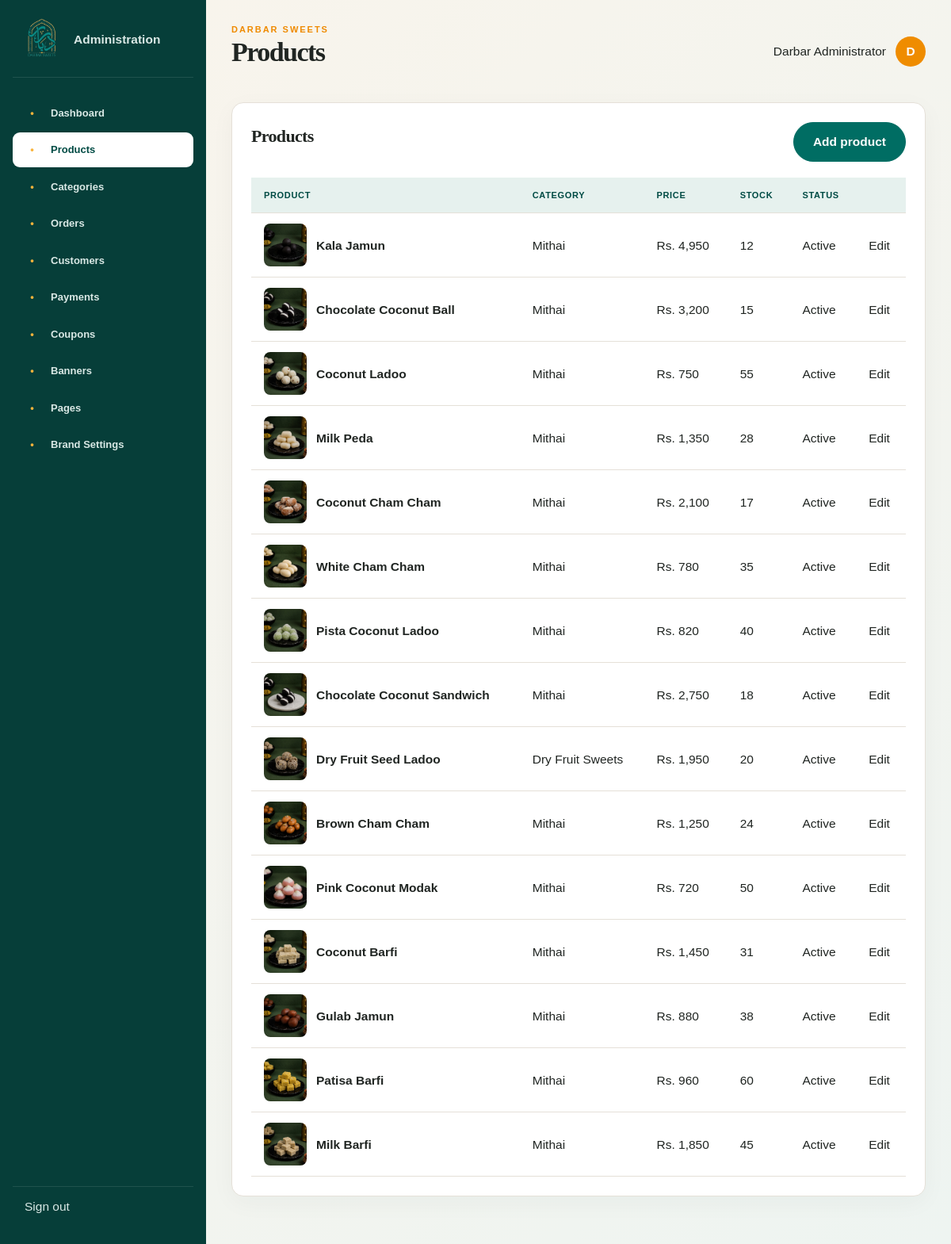
/admin/index.php?section=products (signed in), run on the app's committed database.
### tables this page shows
CREATE TABLE products(id INT UNSIGNED AUTO_INCREMENT PRIMARY KEY,category_id INT UNSIGNED,name VARCHAR(160) NOT NULL,slug VARCHAR(180) UNIQUE,sku VARCHAR(60) UNIQUE,short_description VARCHAR(255),description TEXT,ingredients TEXT,allergens TEXT,price DECIMAL(12,2) NOT NULL,compare_price DECIMAL(12,2),stock INT DEFAULT 0,image VARCHAR(255),is_featured TINYINT(1) DEFAULT 0,is_active TINYINT(1) DEFAULT 1,created_at TIMESTAMP DEFAULT CURRENT_TIMESTAMP,updated_at TIMESTAMP DEFAULT CURRENT_TIMESTAMP ON UPDATE CURRENT_TIMESTAMP,INDEX idx_product_category(category_id),FOREIGN KEY(category_id) REFERENCES categories(id) ON DELETE SET NULL);

CREATE TABLE categories(id INT UNSIGNED AUTO_INCREMENT PRIMARY KEY,name VARCHAR(100) NOT NULL,slug VARCHAR(120) UNIQUE,image VARCHAR(255),description TEXT,sort_order INT DEFAULT 0,is_featured TINYINT(1) DEFAULT 0,is_active TINYINT(1) DEFAULT 1);

### admin/index.php (the view, shortened to what this page needs)
<?php
session_name('darbar_admin');session_start();require dirname(__DIR__).'/includes/db.php';
function ae($v):string{return htmlspecialchars((string)$v,ENT_QUOTES,'UTF-8');}
?><?php
$section=preg_replace('/[^a-z-]/','',$_GET['section']??'dashboard');$labels=['dashboard'=>'Dashboard','products'=>'Products','categories'=>'Categories','orders'=>'Orders','customers'=>'Customers','payments'=>'Payments','coupons'=>'Coupons','banners'=>'Banners','pages'=>'Pages','settings'=>'Brand Settings'];$title=$labels[$section]??'Dashboard';$editId=(int)($_GET['edit']??0);
$stats=['orders'=>0,'revenue'=>0,'customers'=>0,'pending'=>0,'products'=>0,'low_stock'=>0,'average'=>0,'paid'=>0];
if($pdo){
 $stats['orders']=$pdo->query('SELECT COUNT(*) FROM orders')->fetchColumn();
 $stats['revenue']=$pdo->query("SELECT COALESCE(SUM(total),0) FROM orders WHERE status!='cancelled'")->fetchColumn();
 $stats['customers']=$pdo->query('SELECT COUNT(*) FROM users')->fetchColumn();
 $stats['pending']=$pdo->query("SELECT COUNT(*) FROM orders WHERE status='pending'")->fetchColumn();
 $stats['products']=$pdo->query('SELECT COUNT(*) FROM products WHERE is_active=1')->fetchColumn();
 $stats['low_stock']=$pdo->query('SELECT COUNT(*) FROM products WHERE is_active=1 AND stock<=10')->fetchColumn();
 $stats['average']=$pdo->query("SELECT COALESCE(AVG(total),0) FROM orders WHERE status!='cancelled'")->fetchColumn();
 $stats['paid']=$pdo->query("SELECT COALESCE(SUM(amount),0) FROM payments WHERE status='paid'")->fetchColumn();
}
?><!doctype html><html><head><meta charset="utf-8"><meta name="viewport" content="width=device-width"><link rel="stylesheet" href="../assets/css/style.css"><link rel="stylesheet" href="style.css"><title><?=ae($title)?> · Darbar Admin</title></head><body class="admin-shell"><aside class="admin-sidebar"><a class="admin-logo" href="index.php"><img src="../uploads/logo/darbar-sweets-logo.png"><span>Administration</span></a><nav><?php foreach($labels as $k=>$v):?><a class="<?=$section===$k?'active':''?>" href="?section=<?=$k?>"><i>•</i><?=$v?></a><?php endforeach?></nav><a class="logout" href="?logout=1">Sign out</a></aside><main class="admin-main"><header class="admin-top"><div><span class="eyebrow">Darbar Sweets</span><h1><?=ae($title)?></h1></div><div class="admin-user"><span><?=ae($_SESSION['admin_name'])?></span><b><?=ae(substr($_SESSION['admin_name'],0,1))?></b></div></header><?php if($flash):?><p class="admin-notice success"><?=ae($flash)?></p><?php endif?><?php if($error):?><p class="admin-notice error"><?=ae($error)?></p><?php endif?>
<?php if($section==='dashboard'):?><div class="stats"><?php foreach([['Total orders',$stats['orders']],['Total revenue','Rs. '.number_format((float)$stats['revenue'])],['Customers',$stats['customers']],['Pending orders',$stats['pending']],['Active products',$stats['products']],['Low stock',$stats['low_stock']],['Average order','Rs. '.number_format((float)$stats['average'])],['Paid amount','Rs. '.number_format((float)$stats['paid'])]] as $s):?><article><span><?=$s[0]?></span><strong><?=$s[1]?></strong></article><?php endforeach?></div><section class="panel"><h2>Live website control</h2><p><?=$pdo?'Connected to MySQL database <strong>darbar_sweets</strong>. Products, categories, banners, orders, customers, coupons and branding saved here publish directly to the storefront.':'Database connection failed. Check includes/db.php and confirm MySQL is running.'?></p></section>
<?php elseif($section==='products'):$rows=$pdo->query('SELECT p.*,c.name category FROM products p LEFT JOIN categories c ON c.id=p.category_id ORDER BY p.id DESC')->fetchAll();$cats=$pdo->query('SELECT id,name FROM categories ORDER BY sort_order')->fetchAll();$edit=null;foreach($rows as $r)if($r['id']===$editId)$edit=$r;?><section class="panel"><div class="panel-head"><h2>Products</h2><a class="btn" href="?section=products&edit=-1">Add product</a></div><div class="responsive-table"><table><thead><tr><th>Product</th><th>Category</th><th>Price</th><th>Stock</th><th>Status</th><th></th></tr></thead><tbody><?php foreach($rows as $r):?><tr><td><div class="table-product"><img src="../<?=ae($r['image'])?>"><b><?=ae($r['name'])?></b></div></td><td><?=ae($r['category'])?></td><td>Rs. <?=number_format((float)$r['price'])?></td><td><?=$r['stock']?></td><td><?=$r['is_active']?'Active':'Hidden'?></td><td><a href="?section=products&edit=<?=$r['id']?>">Edit</a></td></tr><?php endforeach?></tbody></table></div></section><?php if($editId):?><?=$edit?'Edit':'Add'?> <?=token()?><?=$edit['id']??0?><?=ae($edit['image']??'')?><?=ae($edit['name']??'')?><?=ae($edit['slug']??'')?><?=ae($edit['sku']??'')?><?php foreach($cats as $c):?><?=$c['id']?> <?=($edit['category_id']??0)==$c['id']?'selected':''?><?=ae($c['name'])?><?php endforeach?><?=ae($edit['price']??0)?><?=ae($edit['compare_price']??'')?><?=ae($edit['stock']??0)?><?=ae($edit['short_description']??'')?> <?=($edit['is_featured']??0)?'checked':''?> <?=($edit['is_active']??1)?'checked':''?><?php endif?>
<?php endif?></main></body></html>

### assets/css/style.css (style rules this page uses)
:root { --color-primary:#006d63;--color-primary-deep:#004b44;--color-secondary:#ef8c00;--color-accent:#d7a52a;--color-dark:#202522;--color-muted:#69716d;--color-light-bg:#faf7f2;--color-surface:#fff;--color-border:#e5e0d8;--color-success:#2e7d32;--color-danger:#c62828;--shadow:0 20px 60px rgba(29,44,37,.1);--radius:18px;--font-head:"Playfair Display",serif;--font-body:"DM Sans",sans-serif }
* { box-sizing:border-box }
html { scroll-behavior:smooth }
body { margin:0;color:var(--color-dark);background:var(--color-light-bg);font:15.5px/1.65 var(--font-body);-webkit-font-smoothing:antialiased }
img { max-width:100%;display:block }
a { color:inherit;text-decoration:none }
h1,h2,h3 { font-family:var(--font-head);line-height:1.15;margin:0 0 16px }
h1 { font-size:clamp(42px,6vw,78px);letter-spacing:-.045em }
h2 { font-size:clamp(30px,4vw,48px);letter-spacing:-.03em }
.eyebrow { text-transform:uppercase;letter-spacing:.18em;font-weight:700;color:var(--color-secondary);font-size:11px;display:block;margin-bottom:14px }
.btn { display:inline-flex;align-items:center;justify-content:center;min-height:50px;padding:0 24px;border:1px solid var(--color-primary);border-radius:100px;background:var(--color-primary);color:#fff;font-weight:700;cursor:pointer;transition:.22s transform,.22s background,.22s box-shadow }
.responsive-table { overflow:auto }

### admin/style.css (style rules this page uses)
.admin-shell { background:#f3f5f3 }
.admin-sidebar { position:fixed;inset:0 auto 0 0;width:260px;background:#063e39;color:#d9e8e5;padding:22px 16px;display:flex;flex-direction:column }
.admin-logo { display:flex;align-items:center;gap:12px;padding:0 10px 20px;border-bottom:1px solid rgba(255,255,255,.1) }
.admin-logo img { width:55px;height:55px;object-fit:contain;mix-blend-mode:screen }
.admin-logo span { font-weight:700 }
.admin-sidebar nav { padding:20px 0;overflow:auto }
.admin-sidebar nav a { display:flex;align-items:center;gap:13px;padding:11px 14px;margin:3px 0;border-radius:9px;font-weight:600;font-size:13px }
.admin-sidebar nav a i { width:21px;text-align:center;font-style:normal;color:#f9b33b }
.admin-sidebar nav a:hover,.admin-sidebar nav a.active { background:#fff;color:var(--color-primary-deep) }
.logout { margin-top:auto;padding:12px 15px;border-top:1px solid rgba(255,255,255,.1) }
.admin-main { margin-left:260px;padding:28px 32px 60px }
.admin-top { display:flex;align-items:center;justify-content:space-between;margin-bottom:28px }
.admin-top h1 { font-size:34px }
.admin-top .eyebrow { margin:0 }
.admin-user { display:flex;align-items:center;gap:12px }
.admin-user b { display:grid;place-items:center;width:38px;height:38px;border-radius:50%;background:var(--color-secondary);color:#fff }
.stats article,.panel { background:#fff;border:1px solid var(--color-border);border-radius:15px;box-shadow:0 8px 30px rgba(20,50,40,.04) }
.panel { padding:24px }
.panel h2 { font-size:22px }
.panel-head { display:flex;align-items:center;justify-content:space-between;gap:20px }
table { width:100%;border-collapse:collapse;margin-top:20px }
th { background:#e6f1ee;font-size:11px;text-transform:uppercase;letter-spacing:.06em;color:var(--color-primary-deep) }
th,td { text-align:left;padding:13px 16px;border-bottom:1px solid var(--color-border) }
.table-product { display:flex;align-items:center;gap:12px }
.table-product img { width:54px;height:54px;object-fit:cover;border-radius:8px }
.responsive-table { overflow:auto }
.logout { cursor:pointer }

### admin/premium-admin.css (style rules this page uses)
:root { --ink:#102d2a;--paper:#fbf7ef;--teal:#006f67;--orange:#ef8a00 }
.admin-main { background:linear-gradient(135deg,#f8f4ec,#eef4f1);min-height:100vh }
.eyebrow { display:block;color:var(--orange);font-size:11px;font-weight:800;letter-spacing:.18em;margin-bottom:5px }

### data on the page
products: image (picture), name "Kala Jamun", category.name "Mithai", price "4,950", stock "12", is_active "Active"
products: image (picture), name "Chocolate Coconut Ball", category.name "Mithai", price "3,200", stock "15", is_active "Active"
products: image (picture), name "Coconut Ladoo", category.name "Mithai", price "750", stock "55", is_active "Active"
products: image (picture), name "Milk Peda", category.name "Mithai", price "1,350", stock "28", is_active "Active"
products: image (picture), name "Coconut Cham Cham", category.name "Mithai", price "2,100", stock "17", is_active "Active"
products: image (picture), name "White Cham Cham", category.name "Mithai", price "780", stock "35", is_active "Active"
products: image (picture), name "Pista Coconut Ladoo", category.name "Mithai", price "820", stock "40", is_active "Active"
products: image (picture), name "Chocolate Coconut Sandwich", category.name "Mithai", price "2,750", stock "18", is_active "Active"
products: image (picture), name "Dry Fruit Seed Ladoo", category.name "Dry Fruit Sweets", price "1,950", stock "20", is_active "Active"
products: image (picture), name "Brown Cham Cham", category.name "Mithai", price "1,250", stock "24", is_active "Active"
products: image (picture), name "Pink Coconut Modak", category.name "Mithai", price "720", stock "50", is_active "Active"
products: image (picture), name "Coconut Barfi", category.name "Mithai", price "1,450", stock "31", is_active "Active"
products: image (picture), name "Gulab Jamun", category.name "Mithai", price "880", stock "38", is_active "Active"
products: image (picture), name "Patisa Barfi", category.name "Mithai", price "960", stock "60", is_active "Active"
products: image (picture), name "Milk Barfi", category.name "Mithai", price "1,850", stock "45", is_active "Active"

### other printed values
$v "Dashboard"
$v "Products"
$v "Categories"
$v "Orders"
$v "Customers"
$v "Payments"
$v "Coupons"
$v "Banners"
$v "Pages"
$v "Brand Settings"
ae($title) "Products"
ae($_SESSION['admin_name']) "Darbar Administrator"
ae(substr($_SESSION['admin_name'],0,1)) "D"
